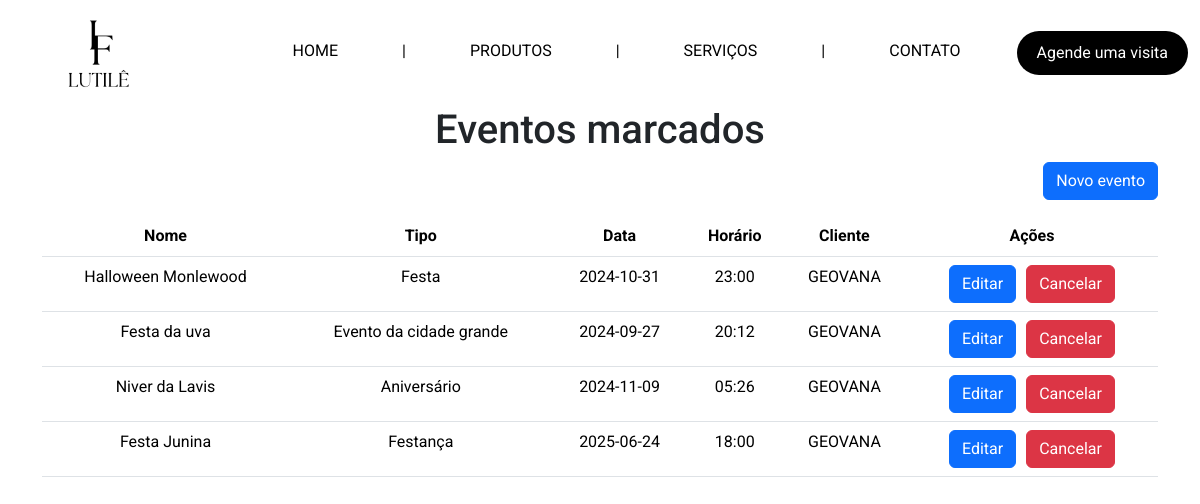
Page /admin/eventos on the earlier database version.
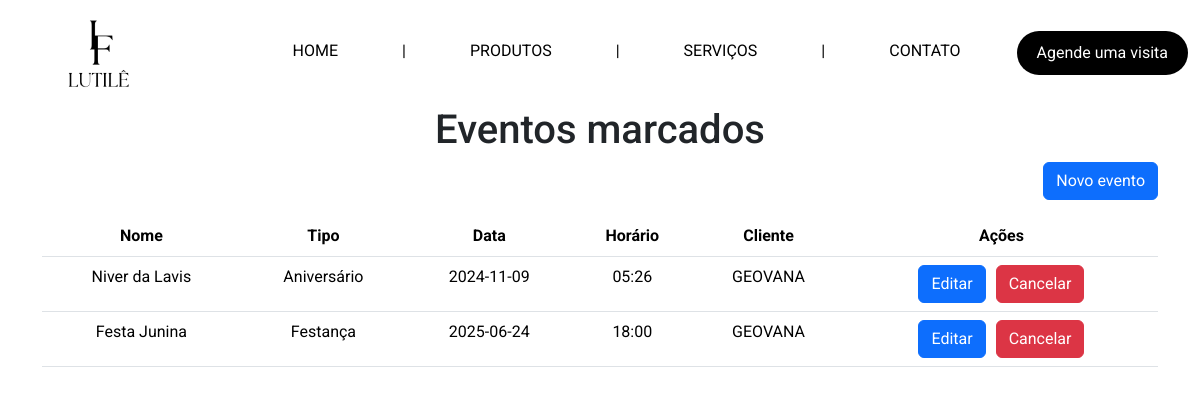
Same page on the later database version.
### tables this page shows
CREATE TABLE `evento` (
  `data` DATE NOT NULL,
  `horario` VARCHAR(45) NOT NULL,
  `nome` VARCHAR(50) NOT NULL,
  `tipo` VARCHAR(45) NOT NULL,
  `cliente_cpf` VARCHAR(11) NOT NULL,
  PRIMARY KEY (`data`, `horario`),
  FOREIGN KEY (`cliente_cpf`)
    REFERENCES `cliente` (`cpf`)
    ON DELETE NO ACTION
    ON UPDATE NO ACTION
);

CREATE TABLE `cliente` (
  `cpf` VARCHAR(11) NOT NULL,
  `nome` VARCHAR(100) NOT NULL,
  `celular` VARCHAR(14) NOT NULL,
  `endereco` VARCHAR(100) NOT NULL,
  PRIMARY KEY (`cpf`)
);

### app.py (the view)
@app.route('/admin/eventos', methods=['GET'])
def eventos_admin():
    with get_connection() as conn:
        cursor = conn.cursor()
        cursor.execute('SELECT * FROM evento JOIN cliente ON evento.cliente_cpf = cliente.cpf')
        eventos = cursor.fetchall()
    return render_template('html/pages/admin/eventos-admin.html', eventos=eventos)

### app.py (called while the page is built)
def get_connection():
    return sqlite3.connect('instance/salao_festas.db')

@app.context_processor
def inject_active():
    def is_active(endpoint): #recebe o endpoint (rota) e verifica se é igual o endpoint atual, se for ele retorna a classeactive, se não retorna vazio
        return 'active' if request.endpoint == endpoint else ''
    return dict(is_active=is_active)

### templates/html/pages/admin/eventos-admin.html (shortened to what this page needs)
{% extends "base.html" %}
{% block content %}
<h1 class="text-center">Eventos marcados</h1>
<div class="container d-flex flex-column align-items-center">
    <div class="w-100 d-flex justify-content-end mb-3">
        <a href="{{ url_for('novo_evento') }}" class="btn btn-primary">Novo evento</a>
    </div>
    <table class="table table">
        <thead>
          <tr>
            <th scope="col" class="text-center">Nome</th>
            <th scope="col" class="text-center">Tipo</th>
            <th scope="col" class="text-center">Data</th>
            <th scope="col" class="text-center">Horário</th>
            <th scope="col" class="text-center">Cliente</th>
            <th scope="col" class="text-center">Ações</th>
          </tr>
        </thead>
        <tbody>
          {% for evento in eventos %}
          <tr>
              <td class="text-center">{{ evento[2] }}</td>
              <td class="text-center">{{ evento[3] }}</td>
              <td class="text-center">{{ evento[0] }}</td>
              <td class="text-center">{{ evento[1] }}</td>
              <td class="text-center">{{ evento[6] }}</td>
              <td class="text-center">
                <div style="display: flex; justify-content: center; gap: 10px;">
                  <form action="{{ url_for('editar_evento', data=evento[0], horario=evento[1]) }}" method="GET">
                    <button type="submit" class="btn btn-primary">Editar</button>
                  </form>
                  <form action="{{ url_for('deletar_evento', data=evento[0], horario=evento[1]) }}" method="POST" onsubmit="return confirmCancel('{{ evento[2] }}')">
                    <button type="submit" class="btn btn-danger">Cancelar</button>
                  </form>
                </div>
              </td>
          </tr>
          {% endfor %}
        </tbody>
      </table>
</div>
{% endblock %}

### templates/base.html (shortened to what this page needs)
<!DOCTYPE html>
<html lang="en">
<head>
    <link href="https://cdn.jsdelivr.net/npm/bootstrap@5.3.2/dist/css/bootstrap.min.css" rel="stylesheet">
    <link href="https://cdn.jsdelivr.net/npm/@fullcalendar/core@5.11.3/main.min.css" rel="stylesheet">
    <link href="https://cdn.jsdelivr.net/npm/@fullcalendar/daygrid@5.11.3/main.min.css" rel="stylesheet">
    <link href="https://cdn.jsdelivr.net/npm/bootstrap@5.3.2/dist/css/bootstrap.min.css" rel="stylesheet">
    <link rel="stylesheet" href="https://cdn.jsdelivr.net/npm/bootstrap-icons@1.10.5/font/bootstrap-icons.css">
    <link rel="stylesheet" href="{{ url_for('static', filename='style/style.css') }}">
    <link rel="stylesheet" href="https://code.jquery.com/ui/1.12.1/themes/base/jquery-ui.css">
</head>
<body>
    <header>
        <nav class="navbar navbar-expand-md" class="navbar">
            <div class="container-fluid">
                <a class="navbar-brand ms-5" href="{{url_for('home')}}">
                    <img src="{{ url_for('static', filename='imgs/logo.png') }}" alt="Salão de festas Lutilê" height="80">
                </a>
                <div class="collapse navbar-collapse" id="navbarNav">
                    <ul class="navbar-nav ms-auto">
                        {% if session.cpf %}
                            {% if session.cpf == '000.000.000-00' %}
                                <li class="nav-item dropdown">
                                    <a class="nav-link dropdown-toggle" href="#" id="navbarDropdown" role="button" data-bs-toggle="dropdown" aria-expanded="false">
                                        {{ session.nome_cliente }}
                                    </a>
                                    <ul class="dropdown-menu dropdown-menu-end" aria-labelledby="navbarDropdown">
                                        <li><a class="dropdown-item" href="{{ url_for('dashboard_admin') }}">Tela inicial</a></li>
                                        <li><a class="dropdown-item" href="{{ url_for('perfil') }}">Perfil</a></li>
                                        <li><a class="dropdown-item" href="{{ url_for('agendamentos_admin') }}">Agendamentos</a></li>
                                        <li><a class="dropdown-item" href="{{ url_for('eventos_admin') }}">Eventos</a></li>
                                        <li><a class="dropdown-item" href="{{ url_for('clientes_admin') }}">Clientes</a></li>
                                        <li><a class="dropdown-item" href="{{ url_for('pagamentos_admin') }}">Pagamentos</a></li>
                                        <li><hr class="dropdown-divider"></li>
                                        <li><a class="dropdown-item" href="{{ url_for('logout') }}">Logout</a></li>
                                    </ul>
                                </li>
                            {% else %}
                                <li class="nav-item dropdown">
                                    <a class="nav-link dropdown-toggle" href="#" id="navbarDropdown" role="button" data-bs-toggle="dropdown" aria-expanded="false">
                                        {{ session.nome_cliente }}
                                    </a>
                                    <ul class="dropdown-menu dropdown-menu-end" aria-labelledby="navbarDropdown">
                                        <li><a class="dropdown-item" href="{{ url_for('dashboard_cliente') }}">Tela inicial</a></li>
                                        <li><a class="dropdown-item" href="{{ url_for('perfil') }}">Perfil</a></li>
                                        <li><a class="dropdown-item" href="{{ url_for('agendamentos_cliente') }}">Agendamentos</a></li>
                                        <li><a class="dropdown-item" href="{{ url_for('eventos_cliente') }}">Eventos</a></li>
                                        <li><hr class="dropdown-divider"></li>
                                        <li><a class="dropdown-item" href="{{ url_for('logout') }}">Logout</a></li>
                                    </ul>
                                </li>
                            {% endif %}
                        {% else %}
                        <li class="nav-item me-5 ms-5">
                            <a class="nav-link {{is_active('home')}}" aria-current="page" href="{{url_for('home')}}">HOME</a>
                        </li>
                        <span class = "separador nav-link">|</span>
                        <li class="nav-item me-5 ms-5">
                            <a class="nav-link {{is_active('login')}}" aria-current="page" href="{{url_for('login')}}">PRODUTOS</a>
                        </li>
                        <span class = "separador nav-link">|</span>
                        <li class="nav-item me-5 ms-5">
                            <a class="nav-link {{is_active('login')}}" aria-current="page" href="{{url_for('login')}}">SERVIÇOS</a>
                        </li>
                        <span class = "separador nav-link">|</span>
                        <li class="nav-item me-5 ms-5">
                            <a class="nav-link {{is_active('login')}}" aria-current="page" href="{{url_for('login')}}">CONTATO</a>
                        </li>
                        <li class="nav-item">
                            <form action="{{url_for('login')}}" method="get">
                                <button class="nav-link button_agendar" type="submit">Agende uma visita</button>
                            </form>
                        </li>
                        {% endif %}
                </div>
            </div>
        </nav>
    </header>
    <main>
        {% block content %}
        {% endblock %}
    </main>
</body>
</html>

### static/style/style.css (style rules this page uses)
* { font-family: "Roboto", sans-serif !important; }
.navbar { background-color: #ffffff; color: #fff; }
.navbar a { color: #000000; }
.button_agendar { border-radius: 50px; background-color: #000000; color: #ffffff; padding: 10px !important; padding-left: 20px !important; padding-right: 20px !important; }
.separador { color: #000000; }

Differences in the rows shown:
removed evento: nome "Halloween Monlewood", tipo "Festa", data "2024-10-31", horario "23:00", nome "GEOVANA"
removed evento: nome "Festa da uva", tipo "Evento da cidade grande", data "2024-09-27", horario "20:12", nome "GEOVANA"
